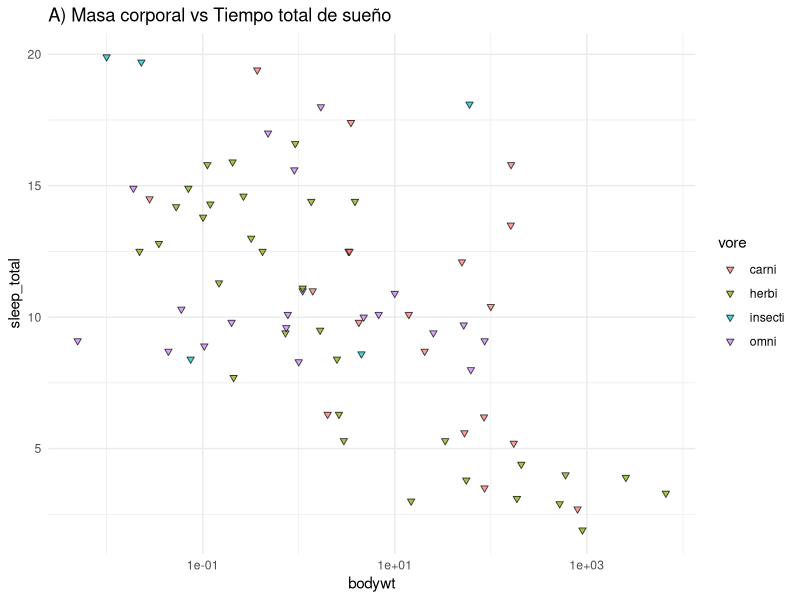
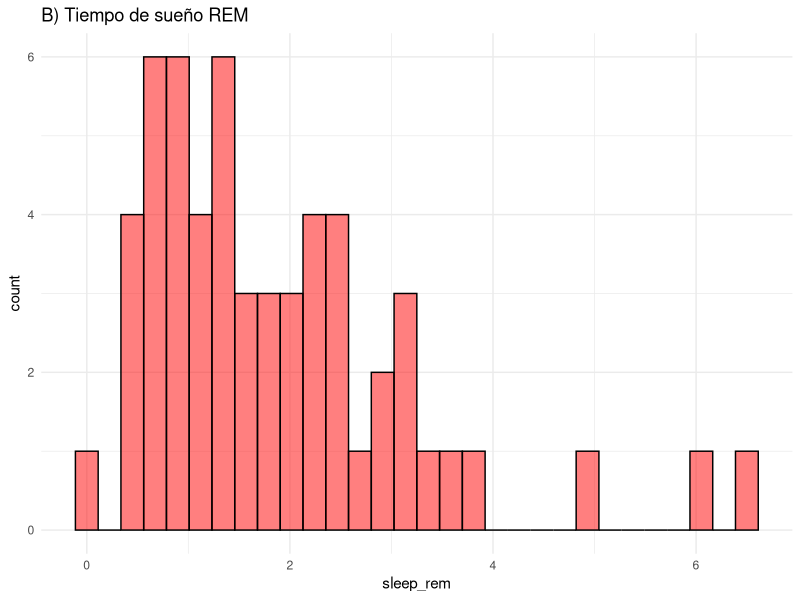
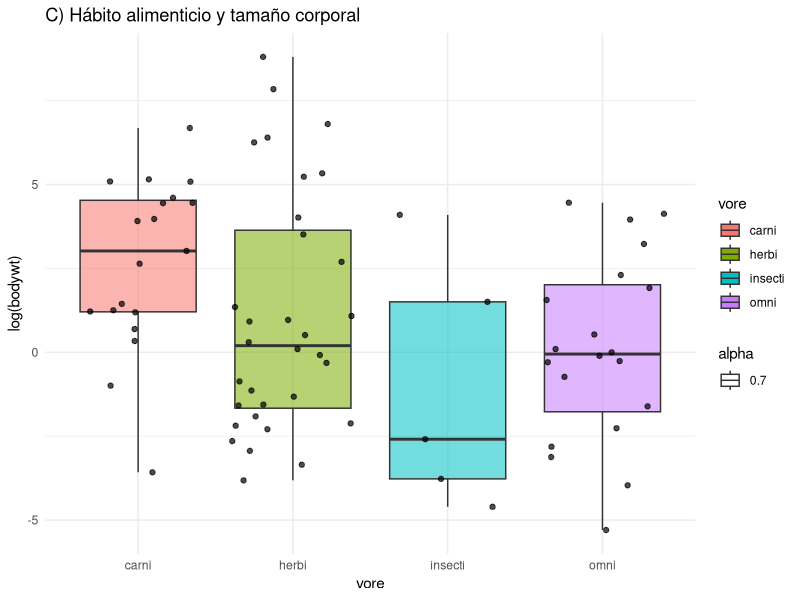
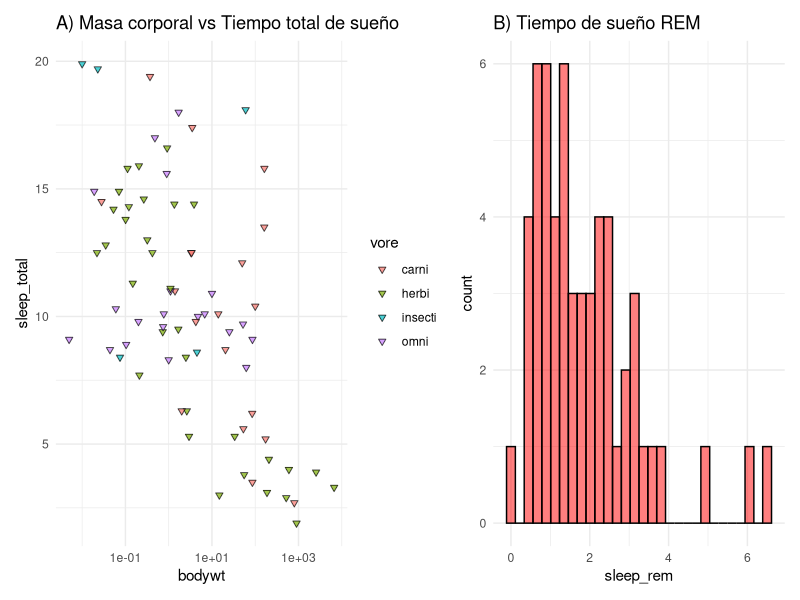
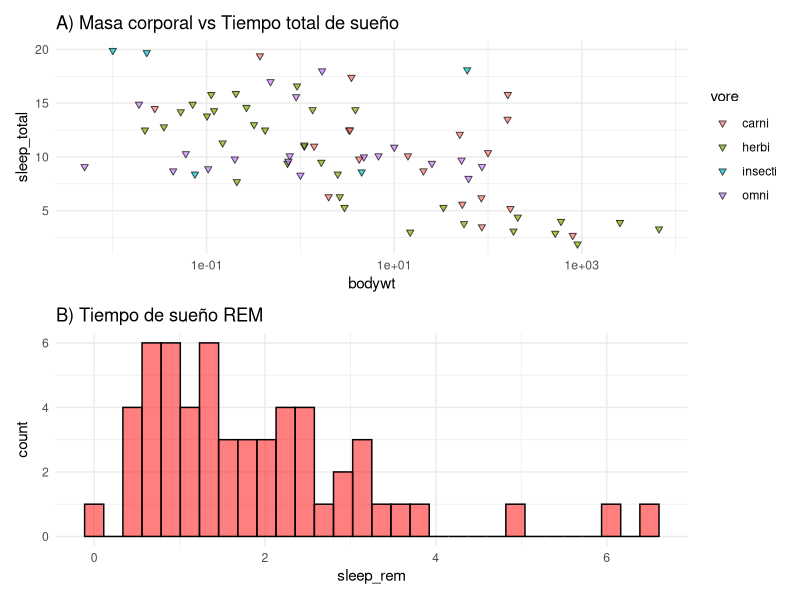
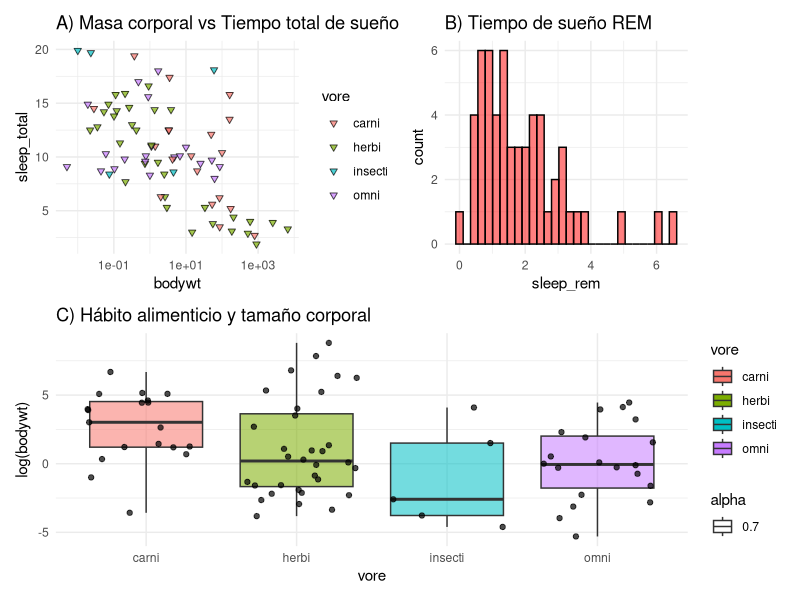
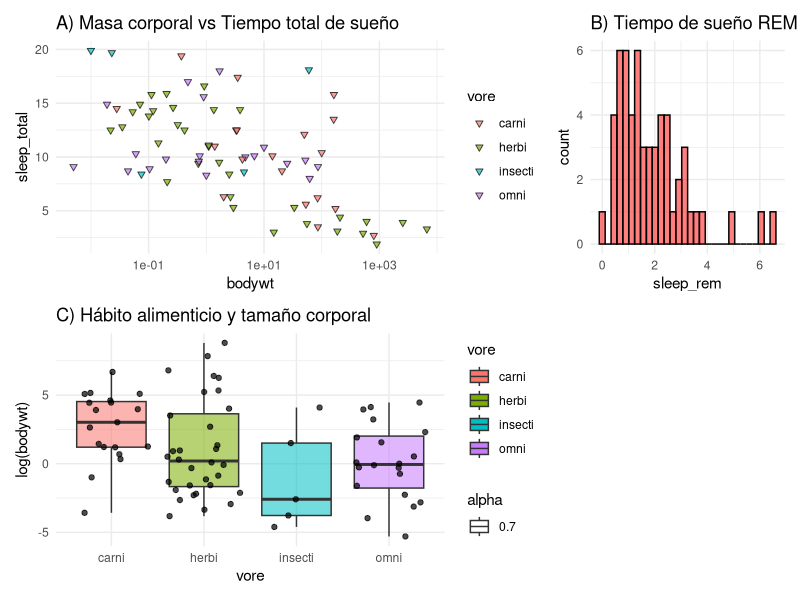
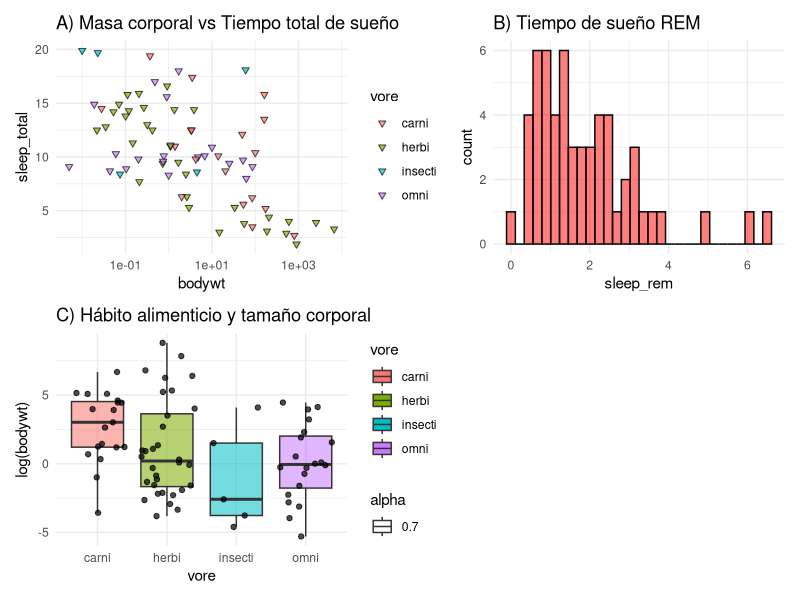

Generate these figures, in order, with R:
## ---- chunk 1
knitr::opts_chunk$set(echo = TRUE)
## ---- chunk 2
# Instalar si es necesario:
# install.packages("ggplot2")
# install.packages("dplyr")
# install.packages("patchwork")

library(ggplot2)
library(dplyr)
library(patchwork)
## ---- chunk 3
# Cargar la base msleep del paquete ggplot2
data(msleep)

# Filtrar observaciones con valores faltantes en 'vore'
msleep <- msleep %>% 
  filter(!is.na(vore))

# Ver primeras filas
head(msleep)
## ---- chunk 4
p1 <- ggplot(msleep, aes(bodywt, sleep_total)) + 
  geom_point(aes(fill = vore), shape = 25, alpha = 0.7) + 
  scale_x_log10() + 
  ggtitle("A) Masa corporal vs Tiempo total de sueño") +
  theme_minimal()

p1
## ---- chunk 5
p2 <- ggplot(msleep, aes(sleep_rem)) + 
  geom_histogram(fill = "red", alpha = 0.5, color = "black") + 
  ggtitle("B) Tiempo de sueño REM") +
  theme_minimal()

p2
## ---- chunk 6
p3 <- ggplot(msleep, aes(vore, log(bodywt))) + 
  geom_boxplot(aes(fill = vore, alpha = 0.7)) + 
  geom_jitter(alpha = 0.7) +
  ggtitle("C) Hábito alimenticio y tamaño corporal") +
  theme_minimal()

p3
## ---- chunk 7
combined_horizontal <- p1 + p2
combined_horizontal
## ---- chunk 8
combined_vertical <- p1 / p2
combined_vertical
## ---- chunk 9
complex_combination <- (p1 | p2) / p3
complex_combination
## ---- chunk 10
layout_combination <- (p1 + p2 + p3) + 
  plot_layout(ncol = 2, widths = c(2, 1))

layout_combination
## ---- chunk 11
wrap_combination <- wrap_plots(p1, p2, p3, ncol = 2)
wrap_combination
## ---- chunk 12
annotated_combination <- (p1 + p2) + 
  plot_annotation(
    title = "Relación entre Masa Corporal y Diferentes Parámetros de Sueño en Mamíferos",
    subtitle = "Datos de msleep",
    caption = "Fuente: msleep dataset"
  )

annotated_combination
## ---- chunk 13
design <- c(
  area(1, 1, 1, 2),
  area(2, 1, 2, 1),
  area(2, 2, 2, 2)
)

custom_layout_combination <- wrap_plots(p1, p2, p3, design = design)
custom_layout_combination
## ---- chunk 14
theme_combination <- (p1 + p2 + p3) + theme_minimal()
theme_combination
